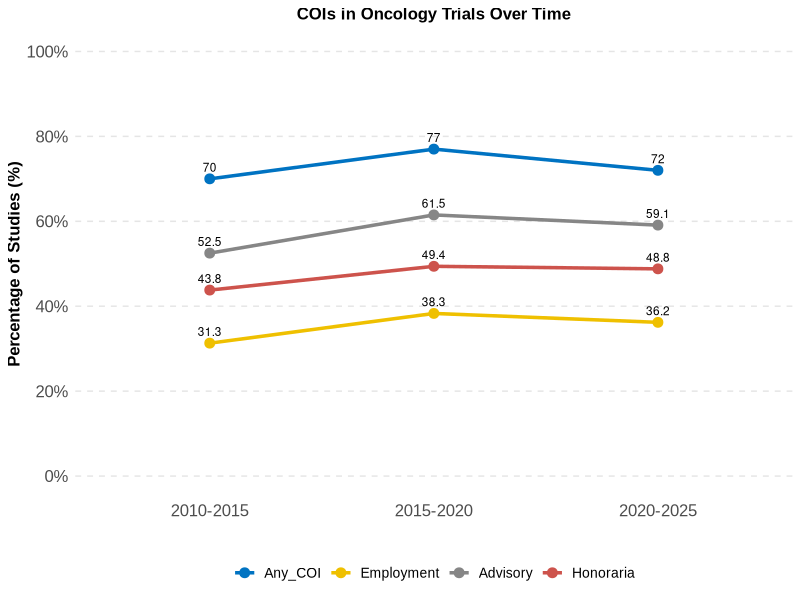
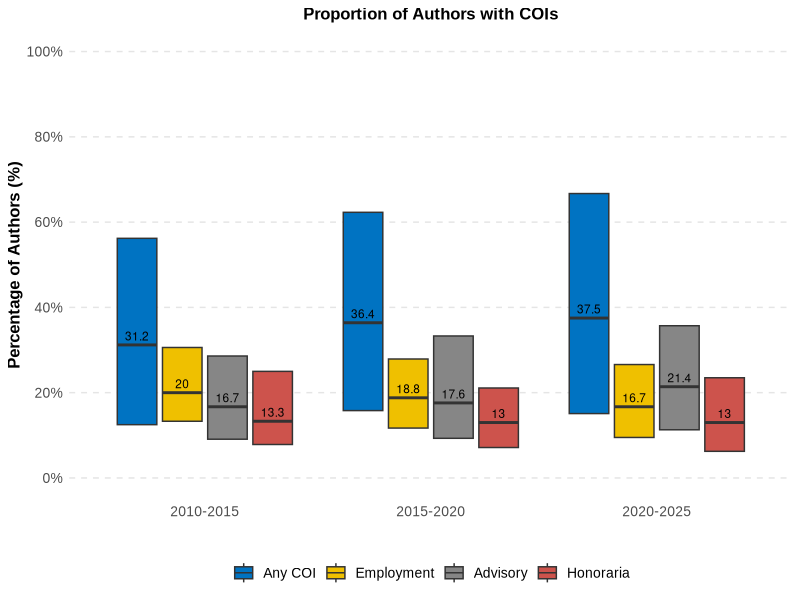
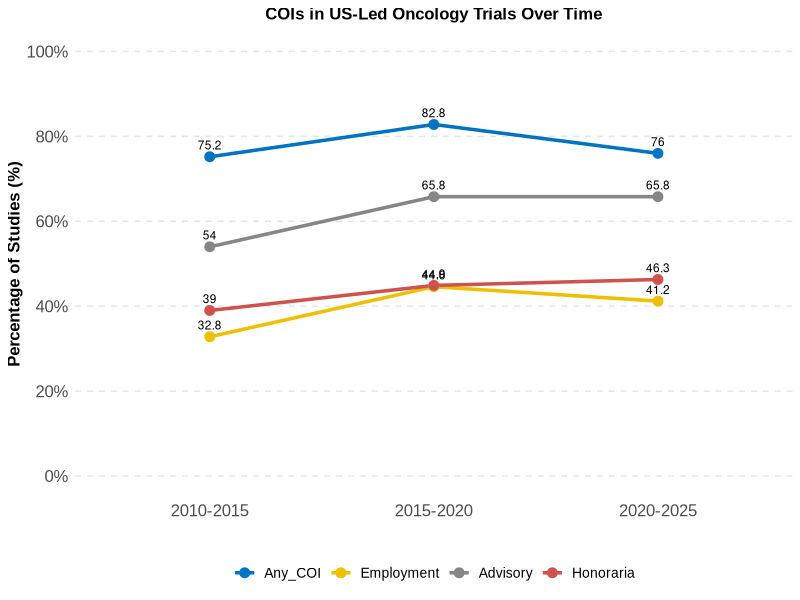
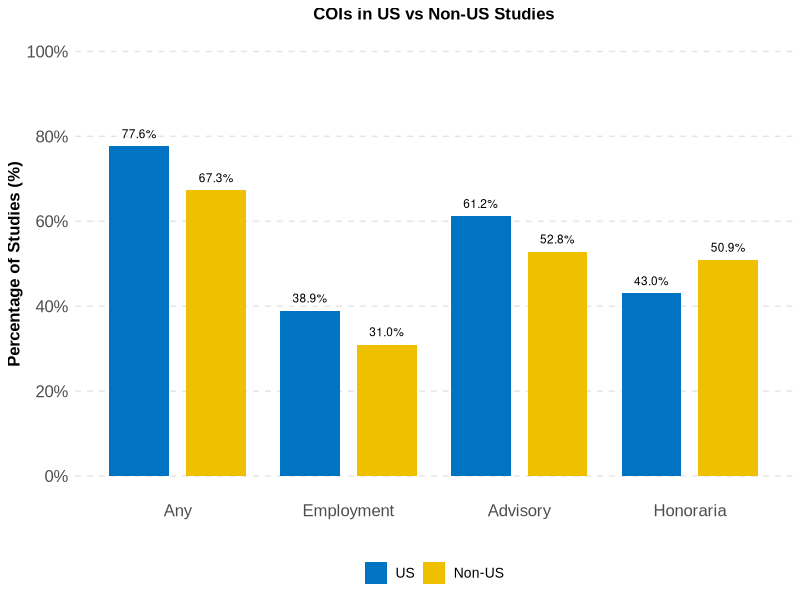

Source code (R) for these figures, in order:
library(ggplot2)
library(dplyr)
library(tidyr)
library(scales)
library(ggsci)


####### Figure 2A, COIs and specific COI change over time #######
# Create data frame from the provided information
periods <- c("2010-2015", "2015-2020", "2020-2025")

# Create data frame with percentages
coi_data <- data.frame(
  Period = periods,
  Any_COI = c(70.0, 77.0, 72.0),
  Employment = c(31.3, 38.3, 36.2),
  Advisory = c(52.5, 61.5, 59.1),
  Honoraria = c(43.8, 49.4, 48.8),
  `Speakers Bureau` = c(NA, 26.0, 30.9)
)

# Convert to long format for ggplot
coi_long <- coi_data %>%
  pivot_longer(cols = -Period, 
               names_to = "COI_Type", 
               values_to = "Percentage") %>%
  # Filter out the types we don't want to show in the line graph
  filter(COI_Type %in% c("Any_COI", "Employment", "Advisory", "Honoraria"))

# Set the order of COI types for the legend
coi_long$COI_Type <- factor(coi_long$COI_Type, 
                            levels = c("Any_COI", "Employment", "Advisory", "Honoraria"))

# Create the plot using JCO color palette
p2_a <- ggplot(coi_long, aes(x = Period, y = Percentage, group = COI_Type, color = COI_Type)) +
  geom_line(size = 1.2) +
  geom_point(size = 3) +
  scale_y_continuous(limits = c(0, 100), 
                     breaks = seq(0, 100, by = 20),
                     labels = function(x) paste0(x, "%")) +
  scale_color_jco() +  # Use JCO color palette from ggsci
  labs(title = "COIs in Oncology Trials Over Time",
       x = "",
       y = "Percentage of Studies (%)",
       color = NULL) +
  theme_minimal() +
  theme(
    text = element_text(family = "Arial", size = 12),
    plot.title = element_text(size = 12, face = "bold", hjust = 0.5),
    axis.title = element_text(size = 12, face = "bold"),
    axis.text = element_text(size = 12),
    legend.title = element_text(size = 10, face = "bold"),
    legend.text = element_text(size = 10),
    legend.position = "bottom",
    panel.grid.major.y = element_line(color = "gray90", linetype = "dashed"),
    panel.grid.major.x = element_blank(),
    panel.grid.minor = element_blank(),
    panel.background = element_rect(fill = "white", color = NA),
    plot.background = element_rect(fill = "white", color = NA)
  )

# Add data labels
p2_a <- p2_a + geom_text(aes(label = paste0(Percentage)), 
                   vjust = -0.8, color = "black", size = 3)

print (p2_a)


##### Figure 2B, percentage of authors with COIs ######

# Create data frame for the proportion of authors with COIs
# Format: Each row represents a COI type, with columns for the three time periods
# For each period, we have median, Q1, and Q3 values

# Create the data frame
coi_proportion <- data.frame(
  COI_Type = c("Any COI", "Employment", "Advisory", "Honoraria"),
  
  # Period 1 (2010-2015)
  Period1_Median = c(31.2, 20.0, 16.7, 13.3),
  Period1_Q1 = c(12.5, 13.3, 9.09, 7.85), 
  Period1_Q3 = c(56.2, 30.6, 28.6, 25.0),
  
  # Period 2 (2015-2020)
  Period2_Median = c(36.4, 18.8, 17.6, 13.0),
  Period2_Q1 = c(15.8, 11.7, 9.3, 7.14),
  Period2_Q3 = c(62.3, 27.9, 33.3, 21.1),
  
  # Period 3 (2020-2025)
  Period3_Median = c(37.5, 16.7, 21.4, 13.0),
  Period3_Q1 = c(15.1, 9.5, 11.3, 6.25),
  Period3_Q3 = c(66.7, 26.6, 35.7, 23.5)
)

# Reshape data to long format for ggplot
coi_long <- coi_proportion %>%
  pivot_longer(
    cols = -COI_Type,
    names_to = c("Period", ".value"),
    names_pattern = "Period(.*)_(.*)"
  ) %>%
  mutate(Period = case_when(
    Period == "1" ~ "2010-2015",
    Period == "2" ~ "2015-2020",
    Period == "3" ~ "2020-2025"
  ))

# Set the order of COI types for the legend
coi_long$COI_Type <- factor(coi_long$COI_Type, 
                            levels = c("Any COI", "Employment", "Advisory","Honoraria"))

# Create the boxplot with time on x-axis
p2_b <- ggplot(coi_long, aes(x = Period, y = Median, fill = COI_Type)) +
  geom_boxplot(
    aes(ymin = Q1, lower = Q1, middle = Median, upper = Q3, ymax = Q3),
    stat = "identity",
    position = position_dodge(width = 0.8),
    width = 0.7
  ) +
  scale_fill_jco() +
  labs(
    title = "Proportion of Authors with COIs",
    x = "",
    y = "Percentage of Authors (%)",
    fill = NULL  # Remove legend title
  ) +
  scale_y_continuous(
    limits = c(0, 100),
    breaks = seq(0, 100, by = 20),
    labels = function(x) paste0(x, "%")
  ) +
  theme_minimal() +
  theme(
    text = element_text(family = "Arial", size = 12),
    plot.title = element_text(size = 12, face = "bold", hjust = 0.5),
    axis.title = element_text(size = 12, face = "bold"),
    axis.text = element_text(size = 10),
    legend.text = element_text(size = 10),
    legend.position = "bottom",
    panel.grid.major.y = element_line(color = "gray90", linetype = "dashed"),
    panel.grid.major.x = element_blank(),
    panel.grid.minor = element_blank(),
    panel.background = element_rect(fill = "white", color = NA),
    plot.background = element_rect(fill = "white", color = NA)
  )

# Add data labels for median values
p2_b <- p2_b + geom_text(
  aes(label = paste0(Median), group = COI_Type),
  position = position_dodge(width = 0.8),
  vjust = -0.5,
  size = 3
)

print(p2_b)


####### Figure 3A, US-specific COIs and specific COI change over time #######
# Create data frame from the provided information
periods <- c("2010-2015", "2015-2020", "2020-2025")

# Create data frame with percentages
coi_data <- data.frame(
  Period = periods,
  Any_COI = c(75.2, 82.8, 76.0),
  Employment = c(32.8, 44.6, 41.2),
  Advisory = c(54.0, 65.8, 65.8),
  Honoraria = c(39.0, 44.9, 46.3)
)

# Convert to long format for ggplot
coi_long <- coi_data %>%
  pivot_longer(cols = -Period, 
               names_to = "COI_Type", 
               values_to = "Percentage") %>%
  # Filter out the types we don't want to show in the line graph
  filter(COI_Type %in% c("Any_COI", "Employment", "Advisory", "Honoraria"))

# Set the order of COI types for the legend
coi_long$COI_Type <- factor(coi_long$COI_Type, 
                            levels = c("Any_COI", "Employment", "Advisory", "Honoraria"))

# Create the plot using JCO color palette
p3_a <- ggplot(coi_long, aes(x = Period, y = Percentage, group = COI_Type, color = COI_Type)) +
  geom_line(size = 1.2) +
  geom_point(size = 3) +
  scale_y_continuous(limits = c(0, 100), 
                     breaks = seq(0, 100, by = 20),
                     labels = function(x) paste0(x, "%")) +
  scale_color_jco() +  # Use JCO color palette from ggsci
  labs(title = "COIs in US-Led Oncology Trials Over Time",
       x = "",
       y = "Percentage of Studies (%)",
       color = NULL) +
  theme_minimal() +
  theme(
    text = element_text(family = "Arial", size = 12),
    plot.title = element_text(size = 12, face = "bold", hjust = 0.5),
    axis.title = element_text(size = 12, face = "bold"),
    axis.text = element_text(size = 12),
    legend.title = element_text(size = 10, face = "bold"),
    legend.text = element_text(size = 10),
    legend.position = "bottom",
    panel.grid.major.y = element_line(color = "gray90", linetype = "dashed"),
    panel.grid.major.x = element_blank(),
    panel.grid.minor = element_blank(),
    panel.background = element_rect(fill = "white", color = NA),
    plot.background = element_rect(fill = "white", color = NA)
  )

# Add data labels
p3_a <- p3_a + geom_text(aes(label = paste0(Percentage)), 
                         vjust = -0.8, color = "black", size = 3)

print (p3_a)


##### Figure 3b, US vs non-US based on COI types #####
# Define the data
US <- c(868, 435, 684, 481)
non_US <- c(730, 336, 573, 552)

total_US <- 1118
total_non_US <- 1085

# Calculate percentages
US_percentages <- (US / total_US) * 100
non_US_percentages <- (non_US / total_non_US) * 100

# Create a data frame for plotting
coi_data <- data.frame(
  Category = rep(c("Any", "Employment", "Advisory", "Honoraria"), 2),
  Region = c(rep("US", 4), rep("Non-US", 4)),
  Percentage = c(US_percentages, non_US_percentages)
)

# Set the order of categories and regions
coi_data$Category <- factor(coi_data$Category, levels = c("Any", "Employment", "Advisory", "Honoraria"))
coi_data$Region <- factor(coi_data$Region, levels = c("US", "Non-US"))

# Create the plot
p3_b <- ggplot(coi_data, aes(x = Category, y = Percentage, fill = Region)) +
  geom_bar(stat = "identity", position = position_dodge(width = 0.9), width = 0.7) +
  scale_y_continuous(limits = c(0, 100), 
                     breaks = seq(0, 100, by = 20),
                     labels = function(x) paste0(x, "%")) +
  scale_fill_jco() +  # Use JCO color palette from ggsci
  labs(title = "COIs in US vs Non-US Studies",
       x = "",
       y = "Percentage of Studies (%)",
       fill = NULL) +
  theme_minimal() +
  theme(
    text = element_text(family = "Arial", size = 12),
    plot.title = element_text(size = 12, face = "bold", hjust = 0.5),
    axis.title = element_text(size = 12, face = "bold"),
    axis.text = element_text(size = 12),
    legend.title = element_text(size = 10, face = "bold"),
    legend.text = element_text(size = 10),
    legend.position = "bottom",
    panel.grid.major.y = element_line(color = "gray90", linetype = "dashed"),
    panel.grid.major.x = element_blank(),
    panel.grid.minor = element_blank(),
    panel.background = element_rect(fill = "white", color = NA),
    plot.background = element_rect(fill = "white", color = NA)
  )

# Add data labels
p3_b <- p3_b + geom_text(aes(label = sprintf("%.1f%%", Percentage), 
                             y = Percentage + 3,
                             group = Region),
                         position = position_dodge(width = 0.9),
                         color = "black", size = 3)

# Calculate p-values for annotation
COI_all <- matrix(c(US[1], total_US - US[1], non_US[1], total_non_US - non_US[1]), nrow=2, byrow=TRUE)
COI_employment <- matrix(c(US[2], total_US - US[2], non_US[2], total_non_US - non_US[2]), nrow=2, byrow=TRUE)
COI_advisory <- matrix(c(US[3], total_US - US[3], non_US[3], total_non_US - non_US[3]), nrow=2, byrow=TRUE)
COI_honoraria <- matrix(c(US[4], total_US - US[4], non_US[4], total_non_US - non_US[4]), nrow=2, byrow=TRUE)

p_values <- c(
  chisq.test(COI_all)$p.value,
  chisq.test(COI_employment)$p.value,
  chisq.test(COI_advisory)$p.value,
  chisq.test(COI_honoraria)$p.value
)

print(p3_b)